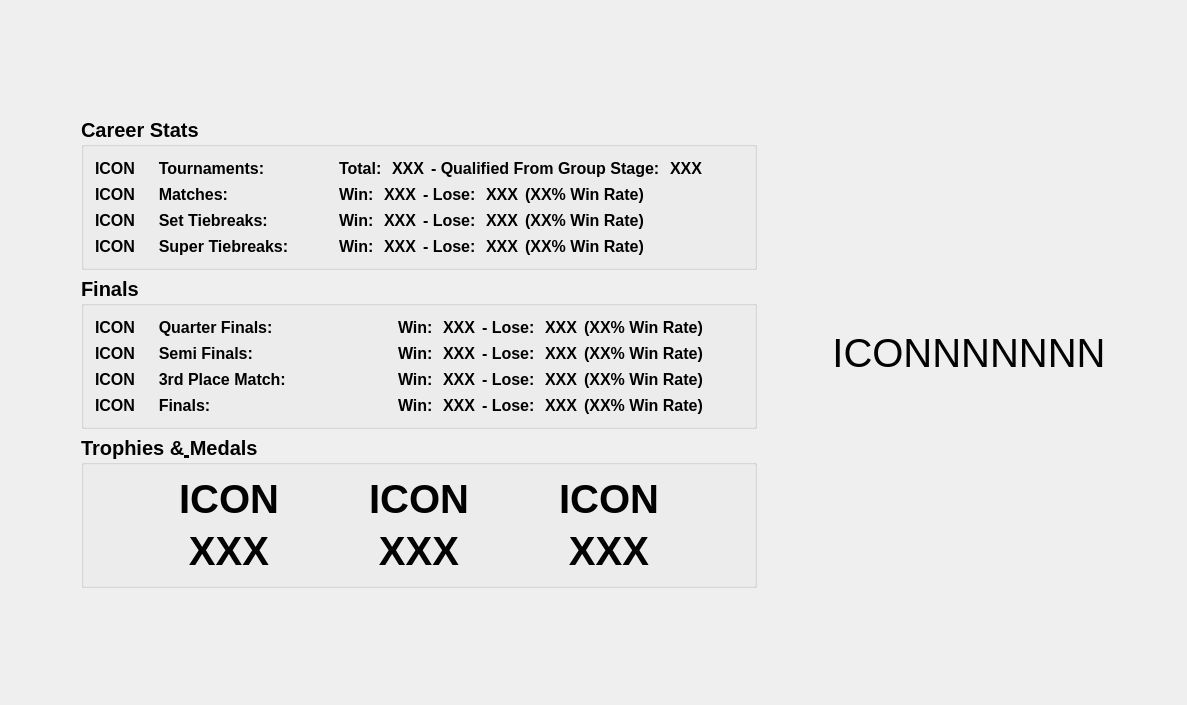
<?xml version="1.0" encoding="UTF-8"?>
<ui version="4.0">
 <class>AchievementsPageClass</class>
 <widget class="QWidget" name="AchievementsPageClass">
  <property name="geometry">
   <rect>
    <x>0</x>
    <y>0</y>
    <width>1187</width>
    <height>705</height>
   </rect>
  </property>
  <property name="windowTitle">
   <string>AchievementsPage</string>
  </property>
  <layout class="QGridLayout" name="gridLayout_4">
   <item row="1" column="0">
    <layout class="QHBoxLayout" name="horizontalLayout_9">
     <item>
      <spacer name="horizontalSpacer_16">
       <property name="orientation">
        <enum>Qt::Orientation::Horizontal</enum>
       </property>
       <property name="sizeHint" stdset="0">
        <size>
         <width>40</width>
         <height>20</height>
        </size>
       </property>
      </spacer>
     </item>
     <item>
      <layout class="QVBoxLayout" name="verticalLayout_8">
       <item>
        <spacer name="verticalSpacer_7">
         <property name="orientation">
          <enum>Qt::Orientation::Vertical</enum>
         </property>
         <property name="sizeHint" stdset="0">
          <size>
           <width>20</width>
           <height>40</height>
          </size>
         </property>
        </spacer>
       </item>
       <item>
        <widget class="QGroupBox" name="groupBox_CareerStats">
         <property name="font">
          <font>
           <pointsize>15</pointsize>
           <bold>true</bold>
          </font>
         </property>
         <property name="title">
          <string>Career Stats</string>
         </property>
         <layout class="QGridLayout" name="gridLayout">
          <item row="0" column="0">
           <layout class="QHBoxLayout" name="horizontalLayout_6">
            <item>
             <layout class="QVBoxLayout" name="verticalLayout_CareerStatNames">
              <item>
               <layout class="QHBoxLayout" name="horizontalLayout_2">
                <item>
                 <widget class="QLabel" name="label_IconTournament">
                  <property name="font">
                   <font>
                    <pointsize>12</pointsize>
                    <fontweight>DemiBold</fontweight>
                   </font>
                  </property>
                  <property name="text">
                   <string>ICON</string>
                  </property>
                 </widget>
                </item>
                <item>
                 <widget class="QLabel" name="label_featureTournament">
                  <property name="font">
                   <font>
                    <pointsize>12</pointsize>
                    <fontweight>DemiBold</fontweight>
                   </font>
                  </property>
                  <property name="text">
                   <string>    Tournaments: </string>
                  </property>
                 </widget>
                </item>
                <item>
                 <spacer name="horizontalSpacer_6">
                  <property name="orientation">
                   <enum>Qt::Orientation::Horizontal</enum>
                  </property>
                  <property name="sizeHint" stdset="0">
                   <size>
                    <width>40</width>
                    <height>20</height>
                   </size>
                  </property>
                 </spacer>
                </item>
               </layout>
              </item>
              <item>
               <layout class="QHBoxLayout" name="horizontalLayout_3">
                <item>
                 <widget class="QLabel" name="label_IconMatches">
                  <property name="font">
                   <font>
                    <pointsize>12</pointsize>
                    <fontweight>DemiBold</fontweight>
                   </font>
                  </property>
                  <property name="text">
                   <string>ICON</string>
                  </property>
                 </widget>
                </item>
                <item>
                 <widget class="QLabel" name="label_FeatureMatches">
                  <property name="font">
                   <font>
                    <pointsize>12</pointsize>
                    <fontweight>DemiBold</fontweight>
                   </font>
                  </property>
                  <property name="text">
                   <string>    Matches: </string>
                  </property>
                 </widget>
                </item>
                <item>
                 <spacer name="horizontalSpacer_4">
                  <property name="orientation">
                   <enum>Qt::Orientation::Horizontal</enum>
                  </property>
                  <property name="sizeHint" stdset="0">
                   <size>
                    <width>40</width>
                    <height>20</height>
                   </size>
                  </property>
                 </spacer>
                </item>
               </layout>
              </item>
              <item>
               <layout class="QHBoxLayout" name="horizontalLayout_4">
                <item>
                 <widget class="QLabel" name="label_IconSetTB">
                  <property name="font">
                   <font>
                    <pointsize>12</pointsize>
                    <fontweight>DemiBold</fontweight>
                   </font>
                  </property>
                  <property name="text">
                   <string>ICON</string>
                  </property>
                 </widget>
                </item>
                <item>
                 <widget class="QLabel" name="label_FeatureSetTB">
                  <property name="font">
                   <font>
                    <pointsize>12</pointsize>
                    <fontweight>DemiBold</fontweight>
                   </font>
                  </property>
                  <property name="text">
                   <string>    Set Tiebreaks: </string>
                  </property>
                 </widget>
                </item>
                <item>
                 <spacer name="horizontalSpacer">
                  <property name="orientation">
                   <enum>Qt::Orientation::Horizontal</enum>
                  </property>
                  <property name="sizeHint" stdset="0">
                   <size>
                    <width>40</width>
                    <height>20</height>
                   </size>
                  </property>
                 </spacer>
                </item>
               </layout>
              </item>
              <item>
               <layout class="QHBoxLayout" name="horizontalLayout_5">
                <item>
                 <widget class="QLabel" name="label_IconSuperTB">
                  <property name="font">
                   <font>
                    <pointsize>12</pointsize>
                    <fontweight>DemiBold</fontweight>
                   </font>
                  </property>
                  <property name="text">
                   <string>ICON</string>
                  </property>
                 </widget>
                </item>
                <item>
                 <widget class="QLabel" name="label_SuperTB">
                  <property name="font">
                   <font>
                    <pointsize>12</pointsize>
                    <fontweight>DemiBold</fontweight>
                   </font>
                  </property>
                  <property name="text">
                   <string>    Super Tiebreaks: </string>
                  </property>
                 </widget>
                </item>
                <item>
                 <spacer name="horizontalSpacer_5">
                  <property name="orientation">
                   <enum>Qt::Orientation::Horizontal</enum>
                  </property>
                  <property name="sizeHint" stdset="0">
                   <size>
                    <width>40</width>
                    <height>20</height>
                   </size>
                  </property>
                 </spacer>
                </item>
               </layout>
              </item>
             </layout>
            </item>
            <item>
             <layout class="QVBoxLayout" name="verticalLayout">
              <item>
               <layout class="QHBoxLayout" name="horizontalLayout">
                <item>
                 <widget class="QLabel" name="label_27">
                  <property name="font">
                   <font>
                    <pointsize>12</pointsize>
                    <fontweight>DemiBold</fontweight>
                   </font>
                  </property>
                  <property name="text">
                   <string>Total: </string>
                  </property>
                 </widget>
                </item>
                <item>
                 <widget class="QLabel" name="label_TotalTournament">
                  <property name="font">
                   <font>
                    <pointsize>12</pointsize>
                    <fontweight>DemiBold</fontweight>
                   </font>
                  </property>
                  <property name="text">
                   <string>XXX</string>
                  </property>
                 </widget>
                </item>
                <item>
                 <widget class="QLabel" name="label_20">
                  <property name="font">
                   <font>
                    <pointsize>12</pointsize>
                    <fontweight>DemiBold</fontweight>
                   </font>
                  </property>
                  <property name="text">
                   <string>- Qualified From Group Stage: </string>
                  </property>
                 </widget>
                </item>
                <item>
                 <widget class="QLabel" name="label_QualifiedFromGroupStage">
                  <property name="font">
                   <font>
                    <pointsize>12</pointsize>
                    <fontweight>DemiBold</fontweight>
                   </font>
                  </property>
                  <property name="text">
                   <string>XXX</string>
                  </property>
                 </widget>
                </item>
                <item>
                 <spacer name="horizontalSpacer_2">
                  <property name="orientation">
                   <enum>Qt::Orientation::Horizontal</enum>
                  </property>
                  <property name="sizeHint" stdset="0">
                   <size>
                    <width>40</width>
                    <height>20</height>
                   </size>
                  </property>
                 </spacer>
                </item>
               </layout>
              </item>
              <item>
               <layout class="QHBoxLayout" name="horizontalLayout_8">
                <item>
                 <widget class="QLabel" name="label_24">
                  <property name="font">
                   <font>
                    <pointsize>12</pointsize>
                    <fontweight>DemiBold</fontweight>
                   </font>
                  </property>
                  <property name="text">
                   <string>Win: </string>
                  </property>
                 </widget>
                </item>
                <item>
                 <widget class="QLabel" name="label_MatchWin">
                  <property name="font">
                   <font>
                    <pointsize>12</pointsize>
                    <fontweight>DemiBold</fontweight>
                   </font>
                  </property>
                  <property name="text">
                   <string>XXX</string>
                  </property>
                 </widget>
                </item>
                <item>
                 <widget class="QLabel" name="label_17">
                  <property name="font">
                   <font>
                    <pointsize>12</pointsize>
                    <fontweight>DemiBold</fontweight>
                   </font>
                  </property>
                  <property name="text">
                   <string>- Lose: </string>
                  </property>
                 </widget>
                </item>
                <item>
                 <widget class="QLabel" name="label_MatchLose">
                  <property name="font">
                   <font>
                    <pointsize>12</pointsize>
                    <fontweight>DemiBold</fontweight>
                   </font>
                  </property>
                  <property name="text">
                   <string>XXX</string>
                  </property>
                 </widget>
                </item>
                <item>
                 <widget class="QLabel" name="label_MatchWinRate">
                  <property name="font">
                   <font>
                    <pointsize>12</pointsize>
                    <fontweight>DemiBold</fontweight>
                   </font>
                  </property>
                  <property name="text">
                   <string>(XX% Win Rate)</string>
                  </property>
                 </widget>
                </item>
                <item>
                 <spacer name="horizontalSpacer_17">
                  <property name="font">
                   <font>
                    <pointsize>20</pointsize>
                    <fontweight>DemiBold</fontweight>
                   </font>
                  </property>
                  <property name="orientation">
                   <enum>Qt::Orientation::Horizontal</enum>
                  </property>
                  <property name="sizeHint" stdset="0">
                   <size>
                    <width>40</width>
                    <height>20</height>
                   </size>
                  </property>
                 </spacer>
                </item>
               </layout>
              </item>
              <item>
               <layout class="QHBoxLayout" name="horizontalLayout_12">
                <item>
                 <widget class="QLabel" name="label_25">
                  <property name="font">
                   <font>
                    <pointsize>12</pointsize>
                    <fontweight>DemiBold</fontweight>
                   </font>
                  </property>
                  <property name="text">
                   <string>Win: </string>
                  </property>
                 </widget>
                </item>
                <item>
                 <widget class="QLabel" name="label_SetTBWin">
                  <property name="font">
                   <font>
                    <pointsize>12</pointsize>
                    <fontweight>DemiBold</fontweight>
                   </font>
                  </property>
                  <property name="text">
                   <string>XXX</string>
                  </property>
                 </widget>
                </item>
                <item>
                 <widget class="QLabel" name="label_18">
                  <property name="font">
                   <font>
                    <pointsize>12</pointsize>
                    <fontweight>DemiBold</fontweight>
                   </font>
                  </property>
                  <property name="text">
                   <string>- Lose: </string>
                  </property>
                 </widget>
                </item>
                <item>
                 <widget class="QLabel" name="label_SetTBLose">
                  <property name="font">
                   <font>
                    <pointsize>12</pointsize>
                    <fontweight>DemiBold</fontweight>
                   </font>
                  </property>
                  <property name="text">
                   <string>XXX</string>
                  </property>
                 </widget>
                </item>
                <item>
                 <widget class="QLabel" name="label_SetTBWinRate">
                  <property name="font">
                   <font>
                    <pointsize>12</pointsize>
                    <fontweight>DemiBold</fontweight>
                   </font>
                  </property>
                  <property name="text">
                   <string>(XX% Win Rate)</string>
                  </property>
                 </widget>
                </item>
                <item>
                 <spacer name="horizontalSpacer_18">
                  <property name="font">
                   <font>
                    <pointsize>20</pointsize>
                    <fontweight>DemiBold</fontweight>
                   </font>
                  </property>
                  <property name="orientation">
                   <enum>Qt::Orientation::Horizontal</enum>
                  </property>
                  <property name="sizeHint" stdset="0">
                   <size>
                    <width>40</width>
                    <height>20</height>
                   </size>
                  </property>
                 </spacer>
                </item>
               </layout>
              </item>
              <item>
               <layout class="QHBoxLayout" name="horizontalLayout_14">
                <item>
                 <widget class="QLabel" name="label_26">
                  <property name="font">
                   <font>
                    <pointsize>12</pointsize>
                    <fontweight>DemiBold</fontweight>
                   </font>
                  </property>
                  <property name="text">
                   <string>Win: </string>
                  </property>
                 </widget>
                </item>
                <item>
                 <widget class="QLabel" name="label_SuperTBWin">
                  <property name="font">
                   <font>
                    <pointsize>12</pointsize>
                    <fontweight>DemiBold</fontweight>
                   </font>
                  </property>
                  <property name="text">
                   <string>XXX</string>
                  </property>
                 </widget>
                </item>
                <item>
                 <widget class="QLabel" name="label_19">
                  <property name="font">
                   <font>
                    <pointsize>12</pointsize>
                    <fontweight>DemiBold</fontweight>
                   </font>
                  </property>
                  <property name="text">
                   <string>- Lose: </string>
                  </property>
                 </widget>
                </item>
                <item>
                 <widget class="QLabel" name="label_SuperTBLose">
                  <property name="font">
                   <font>
                    <pointsize>12</pointsize>
                    <fontweight>DemiBold</fontweight>
                   </font>
                  </property>
                  <property name="text">
                   <string>XXX</string>
                  </property>
                 </widget>
                </item>
                <item>
                 <widget class="QLabel" name="label_SuperTBWinRate">
                  <property name="font">
                   <font>
                    <pointsize>12</pointsize>
                    <fontweight>DemiBold</fontweight>
                   </font>
                  </property>
                  <property name="text">
                   <string>(XX% Win Rate)</string>
                  </property>
                 </widget>
                </item>
                <item>
                 <spacer name="horizontalSpacer_19">
                  <property name="font">
                   <font>
                    <pointsize>20</pointsize>
                    <fontweight>DemiBold</fontweight>
                   </font>
                  </property>
                  <property name="orientation">
                   <enum>Qt::Orientation::Horizontal</enum>
                  </property>
                  <property name="sizeHint" stdset="0">
                   <size>
                    <width>40</width>
                    <height>20</height>
                   </size>
                  </property>
                 </spacer>
                </item>
               </layout>
              </item>
             </layout>
            </item>
           </layout>
          </item>
         </layout>
        </widget>
       </item>
       <item>
        <widget class="QGroupBox" name="groupBox_FinalsStats">
         <property name="font">
          <font>
           <pointsize>15</pointsize>
           <bold>true</bold>
          </font>
         </property>
         <property name="title">
          <string>Finals</string>
         </property>
         <layout class="QGridLayout" name="gridLayout_2">
          <item row="0" column="1">
           <layout class="QVBoxLayout" name="verticalLayout_3">
            <item>
             <layout class="QHBoxLayout" name="horizontalLayout_17">
              <item>
               <widget class="QLabel" name="label_37">
                <property name="font">
                 <font>
                  <pointsize>12</pointsize>
                  <fontweight>DemiBold</fontweight>
                 </font>
                </property>
                <property name="text">
                 <string>Win: </string>
                </property>
               </widget>
              </item>
              <item>
               <widget class="QLabel" name="label_QuarterFinalWin">
                <property name="font">
                 <font>
                  <pointsize>12</pointsize>
                  <fontweight>DemiBold</fontweight>
                 </font>
                </property>
                <property name="text">
                 <string>XXX</string>
                </property>
               </widget>
              </item>
              <item>
               <widget class="QLabel" name="label_38">
                <property name="font">
                 <font>
                  <pointsize>12</pointsize>
                  <fontweight>DemiBold</fontweight>
                 </font>
                </property>
                <property name="text">
                 <string>- Lose: </string>
                </property>
               </widget>
              </item>
              <item>
               <widget class="QLabel" name="label_QuarterFinalLose">
                <property name="font">
                 <font>
                  <pointsize>12</pointsize>
                  <fontweight>DemiBold</fontweight>
                 </font>
                </property>
                <property name="text">
                 <string>XXX</string>
                </property>
               </widget>
              </item>
              <item>
               <widget class="QLabel" name="label_QuarterFinalWinRate">
                <property name="font">
                 <font>
                  <pointsize>12</pointsize>
                  <fontweight>DemiBold</fontweight>
                 </font>
                </property>
                <property name="text">
                 <string>(XX% Win Rate)</string>
                </property>
               </widget>
              </item>
              <item>
               <spacer name="horizontalSpacer_27">
                <property name="font">
                 <font>
                  <pointsize>20</pointsize>
                  <fontweight>DemiBold</fontweight>
                 </font>
                </property>
                <property name="orientation">
                 <enum>Qt::Orientation::Horizontal</enum>
                </property>
                <property name="sizeHint" stdset="0">
                 <size>
                  <width>40</width>
                  <height>20</height>
                 </size>
                </property>
               </spacer>
              </item>
             </layout>
            </item>
            <item>
             <layout class="QHBoxLayout" name="horizontalLayout_21">
              <item>
               <widget class="QLabel" name="label_39">
                <property name="font">
                 <font>
                  <pointsize>12</pointsize>
                  <fontweight>DemiBold</fontweight>
                 </font>
                </property>
                <property name="text">
                 <string>Win: </string>
                </property>
               </widget>
              </item>
              <item>
               <widget class="QLabel" name="label_SemiFinalsWin">
                <property name="font">
                 <font>
                  <pointsize>12</pointsize>
                  <fontweight>DemiBold</fontweight>
                 </font>
                </property>
                <property name="text">
                 <string>XXX</string>
                </property>
               </widget>
              </item>
              <item>
               <widget class="QLabel" name="label_40">
                <property name="font">
                 <font>
                  <pointsize>12</pointsize>
                  <fontweight>DemiBold</fontweight>
                 </font>
                </property>
                <property name="text">
                 <string>- Lose: </string>
                </property>
               </widget>
              </item>
              <item>
               <widget class="QLabel" name="label_SemiFinalsLose">
                <property name="font">
                 <font>
                  <pointsize>12</pointsize>
                  <fontweight>DemiBold</fontweight>
                 </font>
                </property>
                <property name="text">
                 <string>XXX</string>
                </property>
               </widget>
              </item>
              <item>
               <widget class="QLabel" name="label_SemiFinalsWinRate">
                <property name="font">
                 <font>
                  <pointsize>12</pointsize>
                  <fontweight>DemiBold</fontweight>
                 </font>
                </property>
                <property name="text">
                 <string>(XX% Win Rate)</string>
                </property>
               </widget>
              </item>
              <item>
               <spacer name="horizontalSpacer_28">
                <property name="font">
                 <font>
                  <pointsize>20</pointsize>
                  <fontweight>DemiBold</fontweight>
                 </font>
                </property>
                <property name="orientation">
                 <enum>Qt::Orientation::Horizontal</enum>
                </property>
                <property name="sizeHint" stdset="0">
                 <size>
                  <width>40</width>
                  <height>20</height>
                 </size>
                </property>
               </spacer>
              </item>
             </layout>
            </item>
            <item>
             <layout class="QHBoxLayout" name="horizontalLayout_22">
              <item>
               <widget class="QLabel" name="label_41">
                <property name="font">
                 <font>
                  <pointsize>12</pointsize>
                  <fontweight>DemiBold</fontweight>
                 </font>
                </property>
                <property name="text">
                 <string>Win: </string>
                </property>
               </widget>
              </item>
              <item>
               <widget class="QLabel" name="label_3rdPlaceMatchWin">
                <property name="font">
                 <font>
                  <pointsize>12</pointsize>
                  <fontweight>DemiBold</fontweight>
                 </font>
                </property>
                <property name="text">
                 <string>XXX</string>
                </property>
               </widget>
              </item>
              <item>
               <widget class="QLabel" name="label_42">
                <property name="font">
                 <font>
                  <pointsize>12</pointsize>
                  <fontweight>DemiBold</fontweight>
                 </font>
                </property>
                <property name="text">
                 <string>- Lose: </string>
                </property>
               </widget>
              </item>
              <item>
               <widget class="QLabel" name="label_3rdPlaceMatchLose">
                <property name="font">
                 <font>
                  <pointsize>12</pointsize>
                  <fontweight>DemiBold</fontweight>
                 </font>
                </property>
                <property name="text">
                 <string>XXX</string>
                </property>
               </widget>
              </item>
              <item>
               <widget class="QLabel" name="label_3rdPlaceMatchWinRate">
                <property name="font">
                 <font>
                  <pointsize>12</pointsize>
                  <fontweight>DemiBold</fontweight>
                 </font>
                </property>
                <property name="text">
                 <string>(XX% Win Rate)</string>
                </property>
               </widget>
              </item>
              <item>
               <spacer name="horizontalSpacer_29">
                <property name="font">
                 <font>
                  <pointsize>20</pointsize>
                  <fontweight>DemiBold</fontweight>
                 </font>
                </property>
                <property name="orientation">
                 <enum>Qt::Orientation::Horizontal</enum>
                </property>
                <property name="sizeHint" stdset="0">
                 <size>
                  <width>40</width>
                  <height>20</height>
                 </size>
                </property>
               </spacer>
              </item>
             </layout>
            </item>
            <item>
             <layout class="QHBoxLayout" name="horizontalLayout_23">
              <item>
               <widget class="QLabel" name="label_43">
                <property name="font">
                 <font>
                  <pointsize>12</pointsize>
                  <fontweight>DemiBold</fontweight>
                 </font>
                </property>
                <property name="text">
                 <string>Win: </string>
                </property>
               </widget>
              </item>
              <item>
               <widget class="QLabel" name="label_FinalsWin">
                <property name="font">
                 <font>
                  <pointsize>12</pointsize>
                  <fontweight>DemiBold</fontweight>
                 </font>
                </property>
                <property name="text">
                 <string>XXX</string>
                </property>
               </widget>
              </item>
              <item>
               <widget class="QLabel" name="label_44">
                <property name="font">
                 <font>
                  <pointsize>12</pointsize>
                  <fontweight>DemiBold</fontweight>
                 </font>
                </property>
                <property name="text">
                 <string>- Lose: </string>
                </property>
               </widget>
              </item>
              <item>
               <widget class="QLabel" name="label_FinalsLose">
                <property name="font">
                 <font>
                  <pointsize>12</pointsize>
                  <fontweight>DemiBold</fontweight>
                 </font>
                </property>
                <property name="text">
                 <string>XXX</string>
                </property>
               </widget>
              </item>
              <item>
               <widget class="QLabel" name="label_FinalsWinRate">
                <property name="font">
                 <font>
                  <pointsize>12</pointsize>
                  <fontweight>DemiBold</fontweight>
                 </font>
                </property>
                <property name="text">
                 <string>(XX% Win Rate)</string>
                </property>
               </widget>
              </item>
              <item>
               <spacer name="horizontalSpacer_30">
                <property name="font">
                 <font>
                  <pointsize>20</pointsize>
                  <fontweight>DemiBold</fontweight>
                 </font>
                </property>
                <property name="orientation">
                 <enum>Qt::Orientation::Horizontal</enum>
                </property>
                <property name="sizeHint" stdset="0">
                 <size>
                  <width>40</width>
                  <height>20</height>
                 </size>
                </property>
               </spacer>
              </item>
             </layout>
            </item>
           </layout>
          </item>
          <item row="0" column="0">
           <layout class="QVBoxLayout" name="verticalLayout_FinalsNames">
            <item>
             <layout class="QHBoxLayout" name="horizontalLayout_25">
              <item>
               <widget class="QLabel" name="label_IconQuarterFinals">
                <property name="font">
                 <font>
                  <pointsize>12</pointsize>
                  <fontweight>DemiBold</fontweight>
                 </font>
                </property>
                <property name="text">
                 <string>ICON</string>
                </property>
               </widget>
              </item>
              <item>
               <widget class="QLabel" name="label_FeatureQuarterFinal">
                <property name="font">
                 <font>
                  <pointsize>12</pointsize>
                  <fontweight>DemiBold</fontweight>
                 </font>
                </property>
                <property name="text">
                 <string>    Quarter Finals: </string>
                </property>
               </widget>
              </item>
              <item>
               <spacer name="horizontalSpacer_11">
                <property name="orientation">
                 <enum>Qt::Orientation::Horizontal</enum>
                </property>
                <property name="sizeHint" stdset="0">
                 <size>
                  <width>40</width>
                  <height>20</height>
                 </size>
                </property>
               </spacer>
              </item>
             </layout>
            </item>
            <item>
             <layout class="QHBoxLayout" name="horizontalLayout_26">
              <item>
               <widget class="QLabel" name="label_IconSemiFinals">
                <property name="font">
                 <font>
                  <pointsize>12</pointsize>
                  <fontweight>DemiBold</fontweight>
                 </font>
                </property>
                <property name="text">
                 <string>ICON</string>
                </property>
               </widget>
              </item>
              <item>
               <widget class="QLabel" name="label_FeatureSemiFinals">
                <property name="font">
                 <font>
                  <pointsize>12</pointsize>
                  <fontweight>DemiBold</fontweight>
                 </font>
                </property>
                <property name="text">
                 <string>    Semi Finals: </string>
                </property>
               </widget>
              </item>
              <item>
               <spacer name="horizontalSpacer_12">
                <property name="orientation">
                 <enum>Qt::Orientation::Horizontal</enum>
                </property>
                <property name="sizeHint" stdset="0">
                 <size>
                  <width>40</width>
                  <height>20</height>
                 </size>
                </property>
               </spacer>
              </item>
             </layout>
            </item>
            <item>
             <layout class="QHBoxLayout" name="horizontalLayout_27">
              <item>
               <widget class="QLabel" name="label_Icon3rdPlaceMatch">
                <property name="font">
                 <font>
                  <pointsize>12</pointsize>
                  <fontweight>DemiBold</fontweight>
                 </font>
                </property>
                <property name="text">
                 <string>ICON</string>
                </property>
               </widget>
              </item>
              <item>
               <widget class="QLabel" name="label_FeatureSemiFinals_2">
                <property name="font">
                 <font>
                  <pointsize>12</pointsize>
                  <fontweight>DemiBold</fontweight>
                 </font>
                </property>
                <property name="text">
                 <string>    3rd Place Match: </string>
                </property>
               </widget>
              </item>
              <item>
               <spacer name="horizontalSpacer_13">
                <property name="orientation">
                 <enum>Qt::Orientation::Horizontal</enum>
                </property>
                <property name="sizeHint" stdset="0">
                 <size>
                  <width>40</width>
                  <height>20</height>
                 </size>
                </property>
               </spacer>
              </item>
             </layout>
            </item>
            <item>
             <layout class="QHBoxLayout" name="horizontalLayout_28">
              <item>
               <widget class="QLabel" name="label_IconFinals">
                <property name="font">
                 <font>
                  <pointsize>12</pointsize>
                  <fontweight>DemiBold</fontweight>
                 </font>
                </property>
                <property name="text">
                 <string>ICON</string>
                </property>
               </widget>
              </item>
              <item>
               <widget class="QLabel" name="label_FeatureFinals">
                <property name="font">
                 <font>
                  <pointsize>12</pointsize>
                  <fontweight>DemiBold</fontweight>
                 </font>
                </property>
                <property name="text">
                 <string>    Finals: </string>
                </property>
               </widget>
              </item>
              <item>
               <spacer name="horizontalSpacer_14">
                <property name="orientation">
                 <enum>Qt::Orientation::Horizontal</enum>
                </property>
                <property name="sizeHint" stdset="0">
                 <size>
                  <width>40</width>
                  <height>20</height>
                 </size>
                </property>
               </spacer>
              </item>
             </layout>
            </item>
           </layout>
          </item>
         </layout>
        </widget>
       </item>
       <item>
        <widget class="QGroupBox" name="groupBox">
         <property name="font">
          <font>
           <pointsize>15</pointsize>
           <bold>true</bold>
          </font>
         </property>
         <property name="title">
          <string>Trophies &amp;&amp;&amp; Medals</string>
         </property>
         <layout class="QGridLayout" name="gridLayout_3">
          <item row="0" column="0">
           <layout class="QHBoxLayout" name="horizontalLayout_7">
            <item>
             <spacer name="horizontalSpacer_8">
              <property name="orientation">
               <enum>Qt::Orientation::Horizontal</enum>
              </property>
              <property name="sizeHint" stdset="0">
               <size>
                <width>40</width>
                <height>20</height>
               </size>
              </property>
             </spacer>
            </item>
            <item>
             <layout class="QVBoxLayout" name="verticalLayout_2">
              <item>
               <widget class="QLabel" name="label_Icon1stPlace">
                <property name="font">
                 <font>
                  <pointsize>30</pointsize>
                  <fontweight>DemiBold</fontweight>
                 </font>
                </property>
                <property name="text">
                 <string>ICON</string>
                </property>
                <property name="alignment">
                 <set>Qt::AlignmentFlag::AlignCenter</set>
                </property>
               </widget>
              </item>
              <item>
               <widget class="QLabel" name="label_1stPlace">
                <property name="font">
                 <font>
                  <pointsize>30</pointsize>
                  <fontweight>DemiBold</fontweight>
                 </font>
                </property>
                <property name="text">
                 <string>XXX</string>
                </property>
                <property name="alignment">
                 <set>Qt::AlignmentFlag::AlignCenter</set>
                </property>
               </widget>
              </item>
             </layout>
            </item>
            <item>
             <spacer name="horizontalSpacer_3">
              <property name="orientation">
               <enum>Qt::Orientation::Horizontal</enum>
              </property>
              <property name="sizeHint" stdset="0">
               <size>
                <width>40</width>
                <height>20</height>
               </size>
              </property>
             </spacer>
            </item>
            <item>
             <layout class="QVBoxLayout" name="verticalLayout_6">
              <item>
               <widget class="QLabel" name="label_Icon2ndPlace">
                <property name="font">
                 <font>
                  <pointsize>30</pointsize>
                  <fontweight>DemiBold</fontweight>
                 </font>
                </property>
                <property name="text">
                 <string>ICON</string>
                </property>
                <property name="alignment">
                 <set>Qt::AlignmentFlag::AlignCenter</set>
                </property>
               </widget>
              </item>
              <item>
               <widget class="QLabel" name="label_2ndPlace">
                <property name="font">
                 <font>
                  <pointsize>30</pointsize>
                  <fontweight>DemiBold</fontweight>
                 </font>
                </property>
                <property name="text">
                 <string>XXX</string>
                </property>
                <property name="alignment">
                 <set>Qt::AlignmentFlag::AlignCenter</set>
                </property>
               </widget>
              </item>
             </layout>
            </item>
            <item>
             <spacer name="horizontalSpacer_7">
              <property name="orientation">
               <enum>Qt::Orientation::Horizontal</enum>
              </property>
              <property name="sizeHint" stdset="0">
               <size>
                <width>40</width>
                <height>20</height>
               </size>
              </property>
             </spacer>
            </item>
            <item>
             <layout class="QVBoxLayout" name="verticalLayout_7">
              <item>
               <widget class="QLabel" name="label_Icon3rdPlace">
                <property name="font">
                 <font>
                  <pointsize>30</pointsize>
                  <fontweight>DemiBold</fontweight>
                 </font>
                </property>
                <property name="text">
                 <string>ICON</string>
                </property>
                <property name="alignment">
                 <set>Qt::AlignmentFlag::AlignCenter</set>
                </property>
               </widget>
              </item>
              <item>
               <widget class="QLabel" name="label_3rdPlace">
                <property name="font">
                 <font>
                  <pointsize>30</pointsize>
                  <fontweight>DemiBold</fontweight>
                 </font>
                </property>
                <property name="text">
                 <string>XXX</string>
                </property>
                <property name="alignment">
                 <set>Qt::AlignmentFlag::AlignCenter</set>
                </property>
               </widget>
              </item>
             </layout>
            </item>
            <item>
             <spacer name="horizontalSpacer_9">
              <property name="orientation">
               <enum>Qt::Orientation::Horizontal</enum>
              </property>
              <property name="sizeHint" stdset="0">
               <size>
                <width>40</width>
                <height>20</height>
               </size>
              </property>
             </spacer>
            </item>
           </layout>
          </item>
         </layout>
        </widget>
       </item>
       <item>
        <spacer name="verticalSpacer_6">
         <property name="orientation">
          <enum>Qt::Orientation::Vertical</enum>
         </property>
         <property name="sizeHint" stdset="0">
          <size>
           <width>20</width>
           <height>40</height>
          </size>
         </property>
        </spacer>
       </item>
      </layout>
     </item>
     <item>
      <spacer name="horizontalSpacer_10">
       <property name="orientation">
        <enum>Qt::Orientation::Horizontal</enum>
       </property>
       <property name="sizeHint" stdset="0">
        <size>
         <width>40</width>
         <height>20</height>
        </size>
       </property>
      </spacer>
     </item>
     <item>
      <widget class="QLabel" name="label_IconAchievements">
       <property name="font">
        <font>
         <pointsize>30</pointsize>
         <fontweight>DemiBold</fontweight>
        </font>
       </property>
       <property name="text">
        <string>ICONNNNNNN</string>
       </property>
       <property name="alignment">
        <set>Qt::AlignmentFlag::AlignCenter</set>
       </property>
      </widget>
     </item>
     <item>
      <spacer name="horizontalSpacer_15">
       <property name="orientation">
        <enum>Qt::Orientation::Horizontal</enum>
       </property>
       <property name="sizeHint" stdset="0">
        <size>
         <width>40</width>
         <height>20</height>
        </size>
       </property>
      </spacer>
     </item>
    </layout>
   </item>
  </layout>
 </widget>
 <layoutdefault spacing="6" margin="11"/>
 <resources/>
 <connections/>
</ui>
